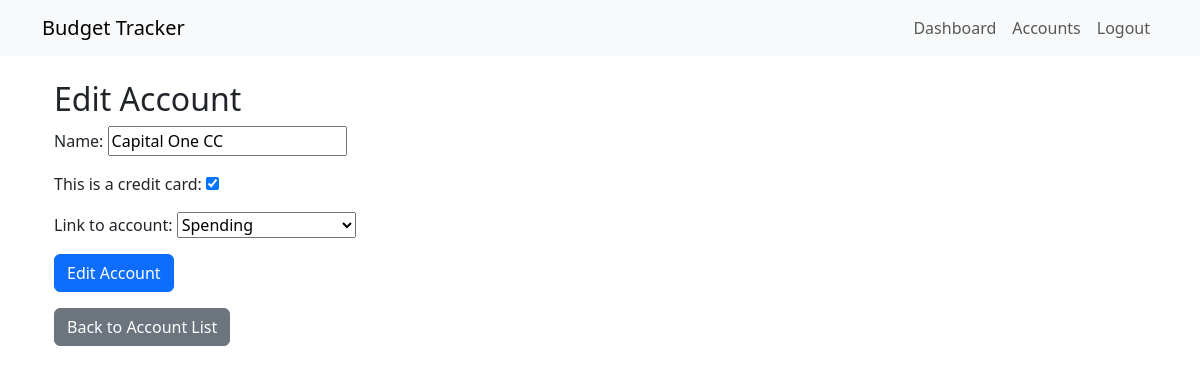
The app's page /accounts/accounts/1/edit/ (signed in) with its own data.
### accounts/models.py (models this page shows, shortened)
class Account(models.Model):
    user = models.ForeignKey(User, on_delete=models.CASCADE)
    name = models.CharField(max_length=100)
    is_credit_card = models.BooleanField(default=False)
    linked_account = models.ForeignKey('self', on_delete=models.SET_NULL, null=True, blank=True, related_name='credit_cards')
    def __str__(self):
        return self.name

### accounts/views.py (the view)
# urls.py: path('accounts/<int:account_id>/edit/', views.account_edit, name='account_edit'),
@login_required
def account_edit(request, account_id):
    account = get_object_or_404(Account, id=account_id, user=request.user)
    if request.method == 'POST':
        form = AccountForm(request.POST, instance=account, user=request.user)
        if form.is_valid():
            form.save()
            messages.success(request, 'Account updated successfully!')
            return redirect('accounts:account_list')
    else:
        form = AccountForm(instance=account, user=request.user)
    return render(request, 'accounts/account_form.html', {'form': form, 'action': 'Edit'})

### accounts/forms.py (shortened to what this page needs)
class AccountForm(forms.ModelForm):
    is_credit_card = forms.BooleanField(required=False, label="This is a credit card")
    linked_account = forms.ModelChoiceField(queryset=None, required=False, label="Link to account")
    class Meta:
        model = Account
        fields = ['name', 'is_credit_card', 'linked_account']
    def __init__(self, *args, **kwargs):
        user = kwargs.pop('user', None)
        super().__init__(*args, **kwargs)
        if user:
            self.fields['linked_account'].queryset = Account.objects.filter(user=user, is_credit_card=False)
        if self.instance.pk:
            self.fields['linked_account'].queryset = self.fields['linked_account'].queryset.exclude(pk=self.instance.pk)

### accounts/templates/accounts/account_form.html (shortened to what this page needs)
{% extends 'base.html' %}
{% block content %}
<div class="container mt-4">
  <h2>{{ action }} Account</h2>
  <form method="post">
    {{ form.as_p }}
    <button type="submit" class="btn btn-primary">{{ action }} Account</button>
  </form>
  <a href="{% url 'accounts:account_list' %}" class="btn btn-secondary mt-3">Back to Account List</a>
</div>
{% endblock %}

### records on screen
Account: name "Capital One CC", is_credit_card "☑", linked_account "Spending"

### other values on screen
{{ action }} "Edit"
